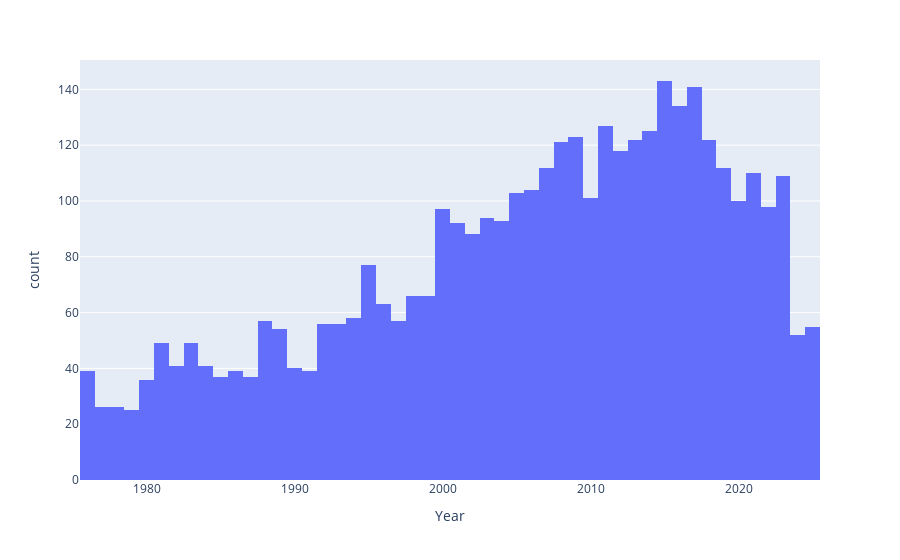

Write notebook code for a chart like this one.
### Code cell
px.histogram(df_50_last_years, x= "Year") # peak of the registerred attacks is in years 2015-2017, and 2008-2018 is the highest amount of attacks

### Figure 1 — Plotly figure (JSON) as saved in the notebook; plotly's stock layout.template omitted (floating-point values rounded to 4 significant figures; data arrays with more than 128 entries replaced by an {"elided": "..."} marker saying what was removed)
{"data": [{"alignmentgroup": "True", "bingroup": "x", "hovertemplate": "Year=%{x}<br>count=%{y}<extra></extra>", "legendgroup": "", "marker": {"color": "#636efa", "pattern": {"shape": ""}}, "name": "", "offsetgroup": "", "orientation": "v", "showlegend": false, "type": "histogram", "x": {"elided": "3930 int values"}, "xaxis": "x", "yaxis": "y"}], "layout": {"barmode": "relative", "legend": {"tracegroupgap": 0}, "margin": {"t": 60}, "xaxis": {"anchor": "y", "domain": [0, 1], "title": {"text": "Year"}}, "yaxis": {"anchor": "x", "domain": [0, 1], "title": {"text": "count"}}}}
